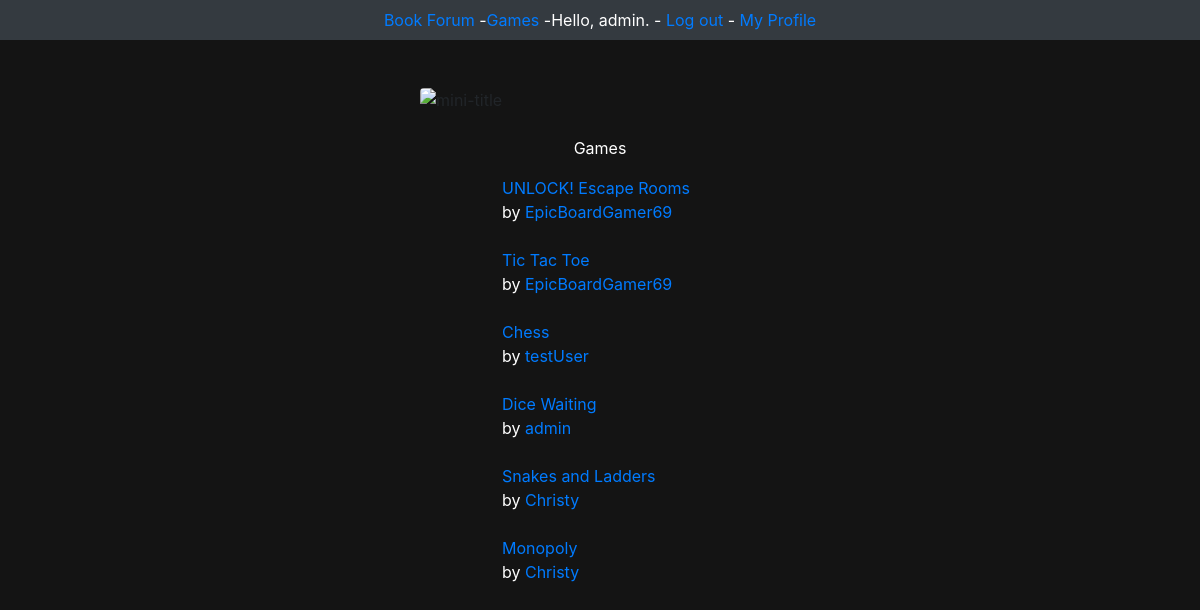
/games/ (signed in), run on an earlier commit of the app's database.
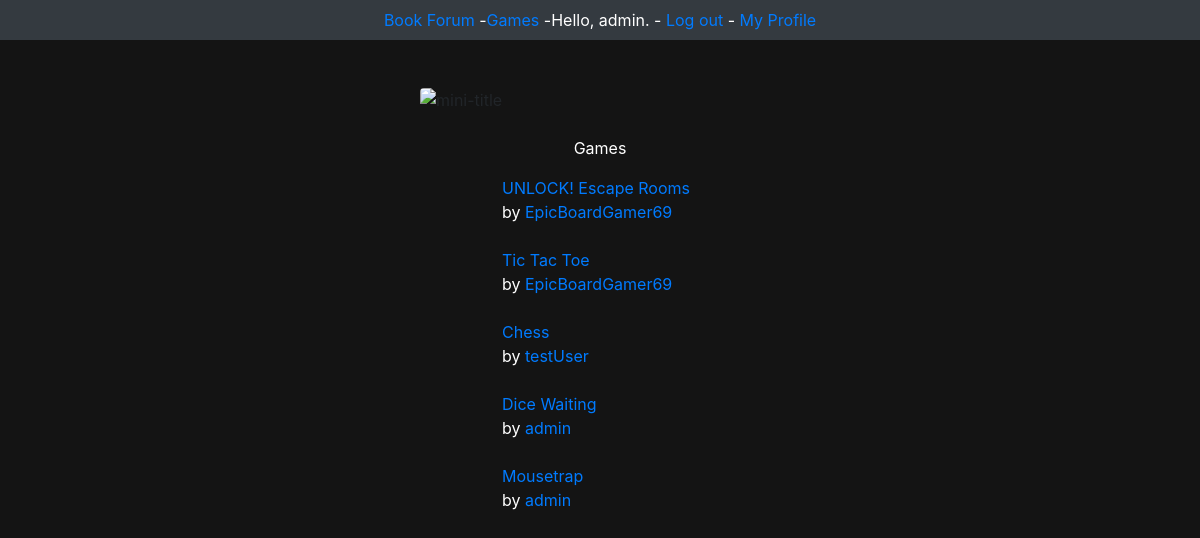
And on a later commit of the database.
### users/models.py (models this page shows, shortened)
class User(AbstractBaseUser):
    username = models.CharField(max_length=50, unique=True)
    biography = models.CharField(max_length=300)
    is_staff = models.BooleanField(default=False)
    is_admin = models.BooleanField(default=False)
    date_joined = models.DateTimeField(auto_now_add=True)
    last_login = models.DateTimeField(auto_now=True)
    USERNAME_FIELD = 'username'
    objects = UserManager()  # Links this extended user class to its manager
    def __str__(self):
        return self.username

### main/models.py (models this page shows, shortened)
class Game(models.Model):
    name = models.CharField(max_length=80)
    description = models.CharField(max_length=500)
    owner = models.ForeignKey(User, on_delete=models.CASCADE)
    availability = models.BooleanField()
    date_added = models.DateTimeField(auto_now_add=True)
    date_modified = models.DateTimeField(auto_now=True)
    def __str__(self):
        return self.name

### main/views.py (the view)
# urls.py: path('games/', views.games, name='games'),
@login_required
def games(request):
    games = Game.objects.order_by('date_added')
    context = {'games': games}
    return render(request, 'main/games.html', context)

### main/templates/main/games.html
{% extends "main/base.html" %}
{% block content %}
<br>
<p class ="text-white text-center">Games</p>
<div class="d-flex">
    <ul class="list-inline mx-auto justify-content-center">
        {% for game in games %}
            <li class="list-inline-item text-white">
                <a href="{% url 'main:game' game.id %}">{{ game }}</a>
            </li>
            <a class="text-white "><br>by</a>
            <a href="{% url 'users:profile' game.owner.id %}" class = "text-primary">{{ game.owner }}</a>
            <br><br>
        {% empty %}
            <li>No games have been added yet :(</li>
        {% endfor %}
    </ul>
    </div>
{% endblock content %}

### main/templates/main/base.html (shortened to what this page needs)
<!DOCTYPE html>
<html lang="en">
<head>
<link rel="stylesheet" href="https://stackpath.bootstrapcdn.com/bootstrap/4.5.0/css/bootstrap.min.css">
<link rel="stylesheet" href="https://maxcdn.bootstrapcdn.com/font-awesome/4.7.0/css/font-awesome.min.css">
</head>
<nav class="navbar navbar-expand-sm bg-dark navbar-dark justify-content-center text-white">
  <ul class="navbar-nav">
    <li class="nav-item">
     <a href="{% url 'main:index' %}">Book Forum</a> -
    </li>
    <li class="nav-item">
      <a href="{% url 'main:games' %}">Games</a> -
    </li>
    <li class="nav-item">
    {% if user.is_authenticated %}
        Hello, {{ request.user.username }}. -
        <a href="{% url 'users:logout' %}">Log out</a> -
        <a href="{% url 'users:profile' request.user.id%}">My Profile</a>
    {% else %}
        <a href="{% url 'users:register' %}">Register</a> -
        <a href="{% url 'users:login' %}">Log in</a>
    {% endif %}
    </li>
  </ul>
</nav>
<br/><br/>
<div class="image">
<img src="https://i.ibb.co/Cnkng5M/mini-title.png" class="rounded mx-auto d-block"
     alt="mini-title" style="width:30%" </div>
{% block content %}{% endblock content %}

What changed in the data, as far as the page shows it:
removed Game: name "Snakes and Ladders", owner "Christy"
removed Game: name "Monopoly", owner "Christy"
added Game: name "Mousetrap", owner "admin"
